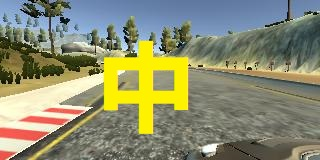
#> input picture test/center.jpg, 320 x 160 px
$ python preprocessor.py
#> lines starting #> are read from the running program, lines starting #| are printed output that depends on the picture; long printed decimals are rounded
import cv2
import numpy as np
from src.config import *


class Preprocessor:
    def __init__(self, image_height, image_width, image_channels):
        self.image_height = image_height
        self.image_width = image_width
        self.image_channels = image_channels

    def choose_image(self, center, left, right, steering_angle):
        choice = np.random.choice(3)
        # print(choice)
        if choice == 0:
            image_name = center
            bias = 0.0
        if choice == 1:
            image_name = left
            bias = 0.2
        if choice == 2:
            image_name = right
            bias = -0.2
        image = cv2.imread(image_name)
        steering_angle = steering_angle + bias
        # cv2.imshow('image_choose',image)
        # cv2.waitKey(0)
        return image, steering_angle

    def translate_image(self, image, steering_angle):
        range_X, range_Y = 100, 10
        tran_X = int(range_X * (np.random.rand() - 0.5))
        tran_Y = int(range_Y * (np.random.rand() - 0.5))
        tran_m = np.float32([[1, 0, tran_X], [0, 1, tran_Y]])
        image = cv2.warpAffine(image, tran_m, (image.shape[1], image.shape[0]))
        steering_angle = steering_angle + tran_X * 0.002
        # cv2.imshow('image_translate',image)
        # cv2.waitKey(0)
        return image, steering_angle

    def flip_image(self, image, steering_angle):
        if np.random.rand() < 0.5:
            image = cv2.flip(image, 1)
            steering_angle = -steering_angle
            # cv2.imshow('image_flip', image)
            # cv2.waitKey(0)
        return image, steering_angle

    def normalize_image(self, image):
        image = image[60:-25, :, :]
        image = cv2.resize(image, (self.image_width, self.image_height), cv2.INTER_AREA)
        image = cv2.cvtColor(image, cv2.COLOR_RGB2YUV)
        # cv2.imshow('image_normalized',image)
        # cv2.waitKey(0)
        return image

    def preprocess_image(self, center, left, right, steering_angle):
#> called with center = '../test/center.jpg', left = '../test/left.jpg', right = '../test/right.jpg', steering_angle = 0
        image, steering_angle = self.choose_image(center, left, right, steering_angle)
#> in choose_image, image is the input picture: shape (160, 320, 3); mean B, G, R 111.7, 140.8, 139.4
#> steering_angle = 0
        image, steering_angle = self.translate_image(image, steering_angle)
#> in translate_image, `image = cv2.warpAffine(image, tran_m, (image.shape[1], image.shape[0]))`:
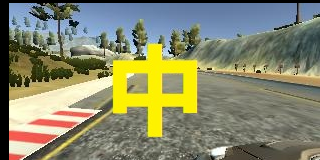
#> image: shape (160, 320, 3); mean of channels 0, 1, 2 107.1, 135.6, 134.2; drawn as B, G, R
#> in translate_image, `steering_angle = steering_angle + tran_X * 0.002`: steering_angle = 0.018
#> steering_angle = 0.018
        image, steering_angle = self.flip_image(image, steering_angle)
        # image=image_normalized(image)
        return image, steering_angle


if __name__ == '__main__':
    preprocessor = Preprocessor(IMAGE_HEIGHT, IMAGE_WIDTH, IMAGE_CHANNELS)
    preprocessed_image, preprocessed_steering_angle = preprocessor.preprocess_image("../test/center.jpg",
                                                                                    '../test/left.jpg',
                                                                                    '../test/right.jpg',
                                                                                    STEERING_ANGLE)
#> preprocessed_steering_angle = 0.018
    normalized_image = preprocessor.normalize_image(preprocessed_image)
#> in normalize_image, `image = image[60:-25, :, :]`:
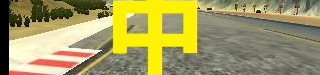
#> image: shape (75, 320, 3); mean of channels 0, 1, 2 95.3, 154.3, 161.5; drawn as B, G, R
#> in normalize_image, `image = cv2.resize(image, (self.image_width, self.image_height), cv2.I..`:
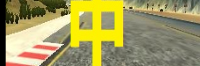
#> image: shape (66, 200, 3); mean of channels 0, 1, 2 95.1, 154.1, 161.2; drawn as B, G, R
#> in normalize_image, `image = cv2.cvtColor(image, cv2.COLOR_RGB2YUV)`: image: shape (66, 200, 3); mean of channels 0, 1, 2 137.3, 139.7, 93.4
    cv2.imshow('image_data', normalized_image)
    cv2.waitKey(0)
    print(preprocessed_steering_angle)
#| 0.018
    cv2.destroyAllWindows()
